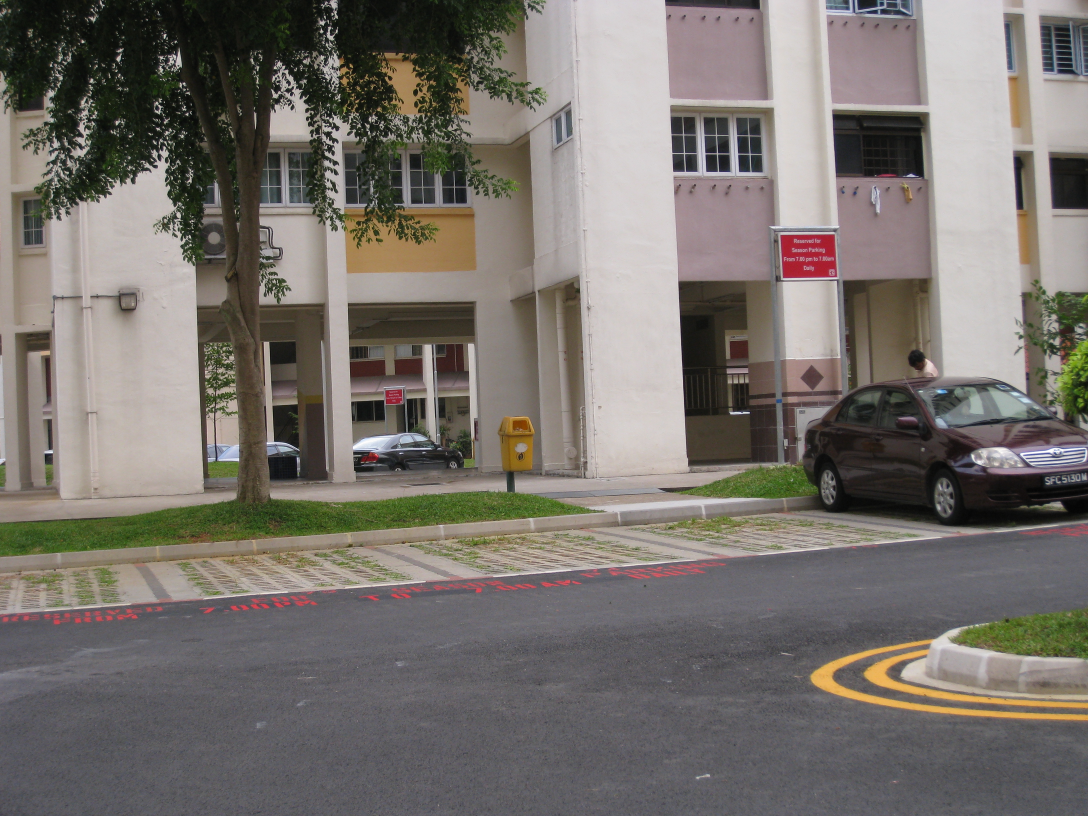
#> input picture A3/Images_Asgnmt3_1/I1/a.JPG, 3264 x 2448 px, found by its file name (shown at 1/3 size)
$ python main1.py
#> lines starting #> are read from the running program, lines starting #| are printed output that depends on the picture
### A3/helper.py
import cv2 as cv
import numpy as np
import sys
import matplotlib.pyplot as plt

# images is a list of numpy arrays, containing images
def keyPoints(images, imagesNames): # add an option to send a list of strings, where keypoints return
    # for every image find keypoint discriptors
    sift = cv.xfeatures2d.SIFT_create()
    imageKeyPoints = {}
    imageDescriptors = {}
    for i in imagesNames:
        img = images[i]

        # finding dicriptors
        img = cv.cvtColor(img, cv.COLOR_BGR2GRAY)
        keyPoints, descriptors = sift.detectAndCompute(img, None)
        imageDescriptors[i] = descriptors
        imageKeyPoints[i] = keyPoints

    # compare each image with every other
    return (imageKeyPoints, imageDescriptors)

# [30 lines left out: function keyPointMatching, not called in this run]

'''
brief:
    find the homography matrix, such that
    list_kp[0], transforms to list_kp[1]
params:
    n is the number of times to repeat ransac
    r is the number of points to approximate H(min 4)
    t is the number of pixels tolerance allowed
    list_kp is [list1, list2] where list1 and list2 contain
        the matched keypoints, on the same index, list1 is [(x1,y1),..]
    Tratio is the ratio of the for which we terminate early.
'''
# [69 lines left out: functions findHomoRanSac, findH_Si, not called in this run]
'''
I assume that i recieve 2 lists
'''
# [13 lines left out: function make_P, not called in this run]

'''
Makes a canvas for the panorama
'''
def createCanvas(img, factor):
    height, width, chnl = img.shape
    return np.zeros((height*factor[0], width*factor[1], chnl), dtype=np.uint16)

'''
brief:
    Draws an image on canvas after transformation with H
params:
    canvas- global canvas we want to draw on.
    img- the image that needs to be transformed
    H- Homography matrix
    offset- The offset list [x, y]
    fill- the number of pixels surrounding need to be filled too
    @param blackPixelPrint when we have a black pixel should we print it or not
'''
# [60 lines left out: functions drawOnCanvas, divideWeight, strip, not called in this run]

# PART 2
#########################################################################################

'''
Quantized is a dict
Quantized['da.jpg']=[imgdpt1, imgdpt2, imgdpt3...]
'''
# [14 lines left out: function Quantize, not called in this run]

'''
Returns a dlevel length dictionary with keys as depthlevel
Works to divide the keypoints in the first image of dimages
'''
# print(keyPointMatchings[0][0])
# sys.exit()
# [19 lines left out: function keypt_divide_depth, not called in this run]

### A3/main1.py
'''
Author: Apoorv Agnihotri

Code samples from:
https://kushalvyas.github.io/stitching.html
'''
import cv2 as cv
import numpy as np
import sys
from helper import *
##########################################################
#Reading files
##########################################################
built_in = False # to switch between built-in or custom
paths = ['I1', 'I4', 'I5']
for pathI in paths:
    path = './Images_Asgnmt3_1/' + pathI + '/'
    imagesNames = ['a.jpg', 'b.jpg', 'c.jpg', 'd.jpg']#, 'e.jpg', 'f.jpg']
    scale = (0.2, 0.2)
    images = {} # will have 3 channel color imgs
    imageNos = len(imagesNames)
    m = 3
    k = 4

    ##########################################################
    #Rescaling
    ##########################################################
    for img in imagesNames:
        print(path + img)
        temp = cv.imread(path + img)
#> temp is the input picture: shape (2448, 3264, 3); mean B, G, R 108.6, 114, 119.4
        temp = cv.resize(temp, None, fx=scale[0], fy=scale[1], interpolation=cv.INTER_CUBIC)
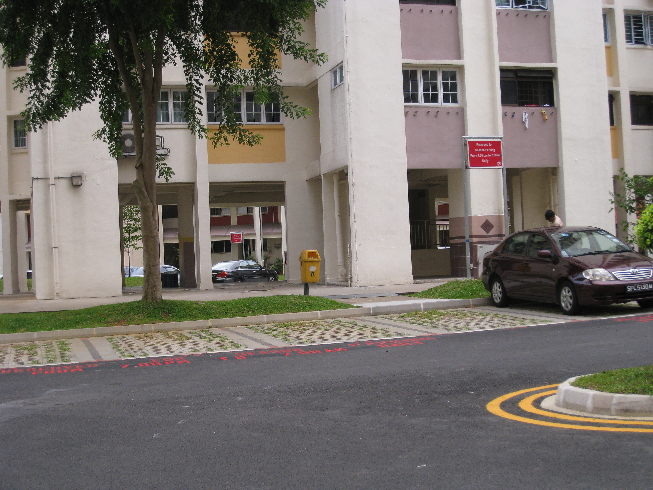
#> temp: shape (490, 653, 3); mean B, G, R 108.6, 113.9, 119.3
        images[img] = temp
    del temp

    ##########################################################
    #Finding KeyPoints and Discriptors
    ##########################################################
    print('finding keypoints and discriptors')
    imageKeyPoints, imageDescriptors = keyPoints(images, imagesNames)
#> the loop in keyPoints, `for i in imagesNames:` made 4 passes
#> pass 1, in keyPoints, `img = cv.cvtColor(img, cv.COLOR_BGR2GRAY)`:
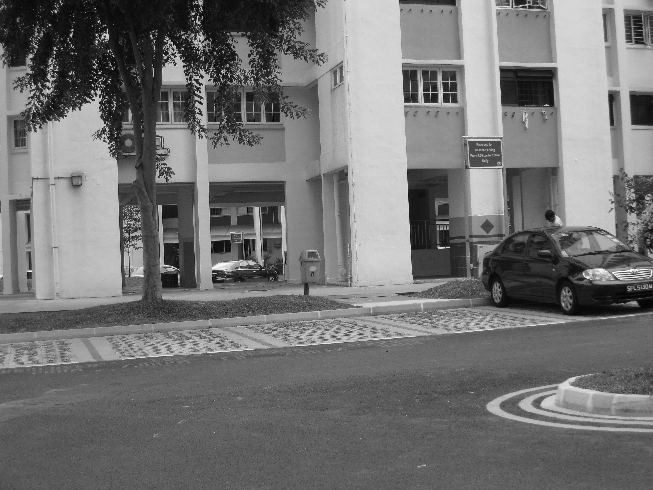
#> img: shape (490, 653); min 0, max 255, mean 114.9
#> pass 2, in keyPoints, `img = images[i]`:
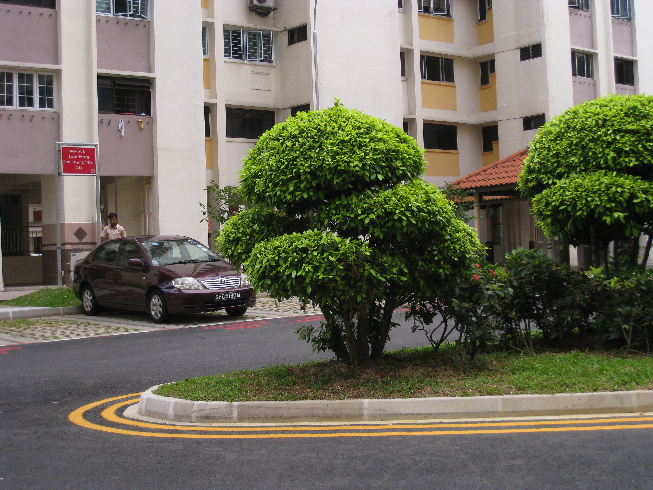
#> img: shape (490, 653, 3); mean of channels 0, 1, 2 91.2, 106.4, 108.9; drawn as B, G, R
#> pass 2, in keyPoints, `img = cv.cvtColor(img, cv.COLOR_BGR2GRAY)`:
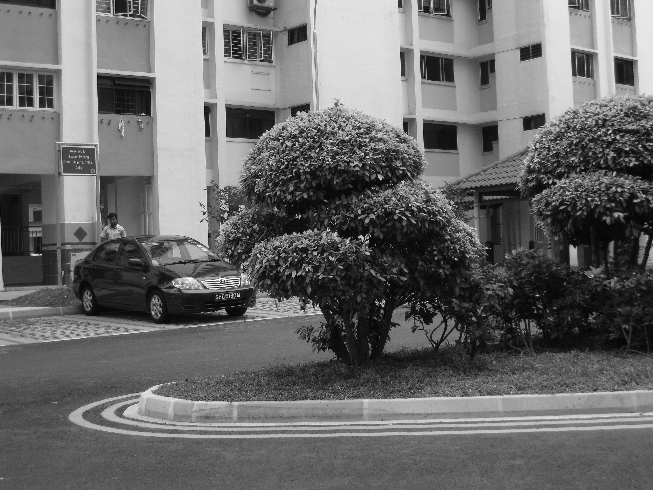
#> img: shape (490, 653); min 0, max 255, mean 105.4
#> pass 3, in keyPoints, `img = images[i]`:
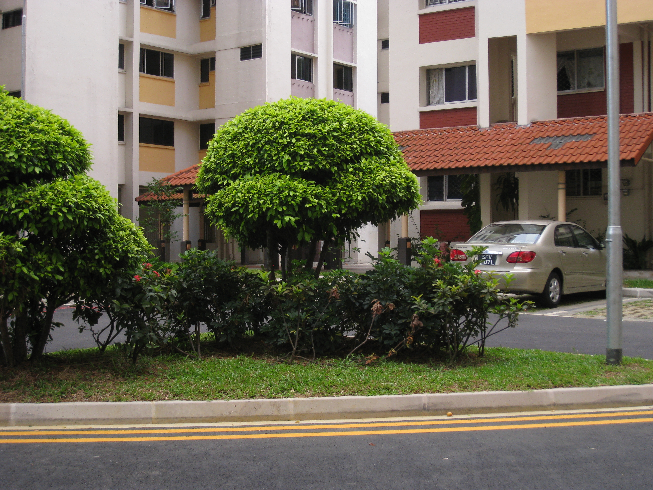
#> img: shape (490, 653, 3); mean of channels 0, 1, 2 83.9, 102.4, 106.6; drawn as B, G, R
#> after the loop in keyPoints, `for i in imagesNames:`:
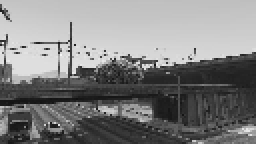
#> img: shape (72, 128) (shown 2 times larger); min 16, max 247, mean 129.4
#> after the loop in keyPoints, `for i in imagesNames:`: imageDescriptors = 4 items
#> imageKeyPoints = 4 items; imageDescriptors = 4 items
    print('done keypoints and discriptors')
    # retured dictionaries with keys as imageNames

    ##########################################################
    #Finding matchings for best 'm' matching images for each image
    ##########################################################
    print('finding keymatches')
    lowsR = 0.85 # low's ratio
    goodMatchings={}
    for i in range(imageNos-1):
        imgA = imagesNames[i]
        imgB = imagesNames[i+1]
#> (the run stopped early here; a loop or call above may not have finished)

$ run again, with A3/Images_Asgnmt3_1/I1/e.JPG copied over A3/Images_Asgnmt3_1/I1/a.JPG
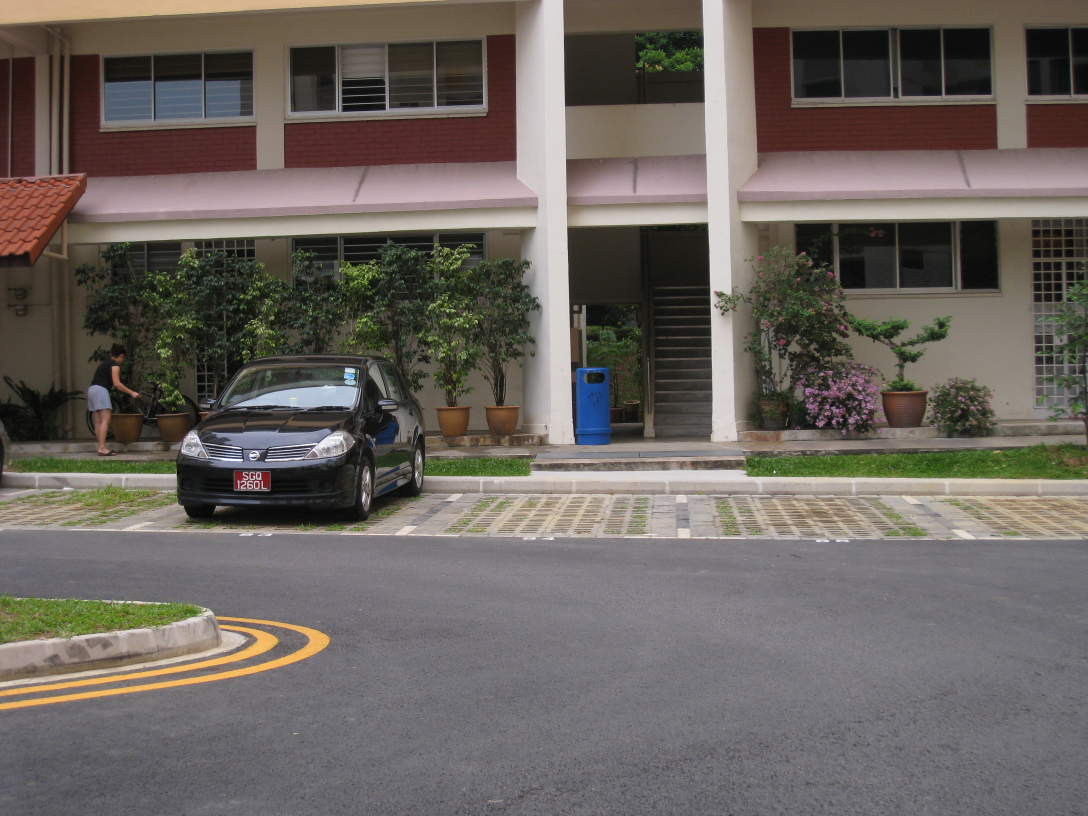
#> input picture A3/Images_Asgnmt3_1/I1/e.JPG, 3264 x 2448 px, found by its file name (shown at 1/3 size)
#> temp is the input picture: shape (2448, 3264, 3); mean B, G, R 95.2, 100.3, 106.9
#> `temp = cv.resize(temp, None, fx=scale[0], fy=scale[1], interpolation=c..`:
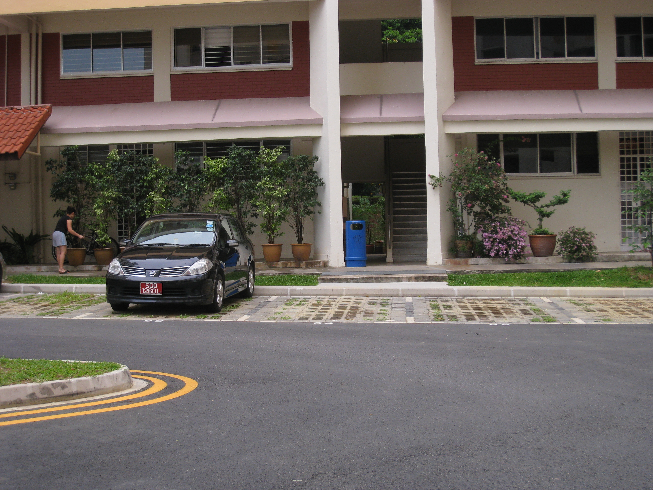
#> temp: shape (490, 653, 3); mean B, G, R 95.2, 100.3, 106.9
#> the loop in keyPoints, `for i in imagesNames:` made 4 passes
#> pass 1, in keyPoints, `img = cv.cvtColor(img, cv.COLOR_BGR2GRAY)`:
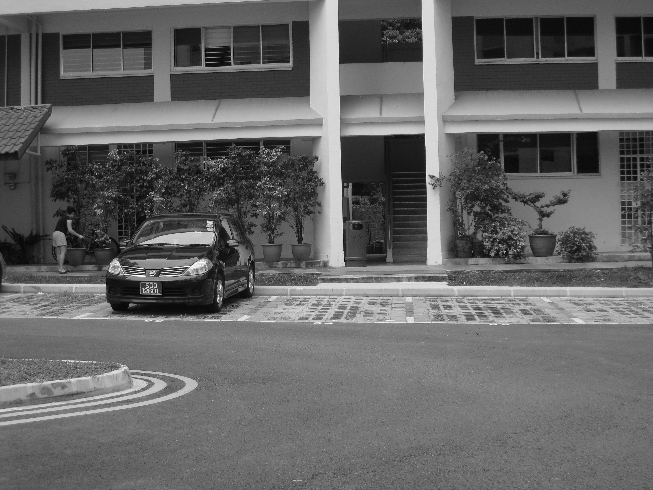
#> img: shape (490, 653); min 0, max 255, mean 101.7
#> after the loop in keyPoints, `for i in imagesNames:`: imageDescriptors = 4 items

$ run again, with A3/Images_Asgnmt3_1/I1/f.JPG copied over A3/Images_Asgnmt3_1/I1/a.JPG
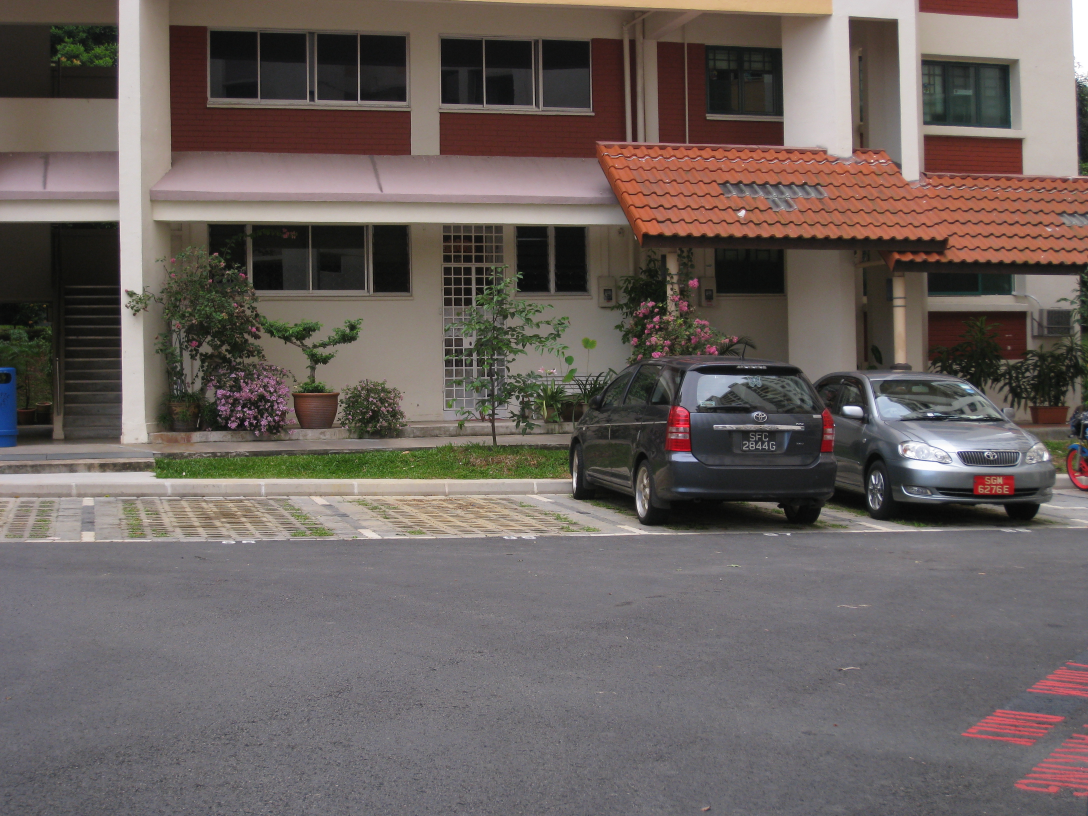
#> input picture A3/Images_Asgnmt3_1/I1/f.JPG, 3264 x 2448 px, found by its file name (shown at 1/3 size)
#> temp is the input picture: shape (2448, 3264, 3); mean B, G, R 94.6, 98, 107.2
#> `temp = cv.resize(temp, None, fx=scale[0], fy=scale[1], interpolation=c..`:
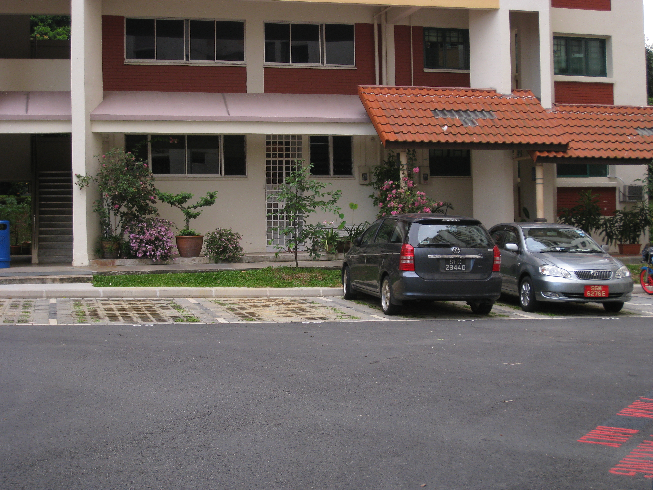
#> temp: shape (490, 653, 3); mean B, G, R 94.5, 97.9, 107.1
#> the loop in keyPoints, `for i in imagesNames:` made 4 passes
#> pass 1, in keyPoints, `img = cv.cvtColor(img, cv.COLOR_BGR2GRAY)`:
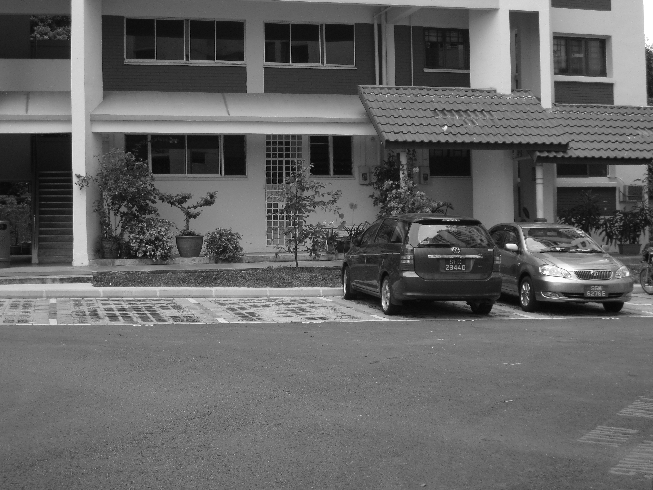
#> img: shape (490, 653); min 1, max 255, mean 100.3
#> after the loop in keyPoints, `for i in imagesNames:`: imageDescriptors = 4 items

$ run again, with A3/RGBD dataset/da.jpg copied over A3/Images_Asgnmt3_1/I1/a.JPG
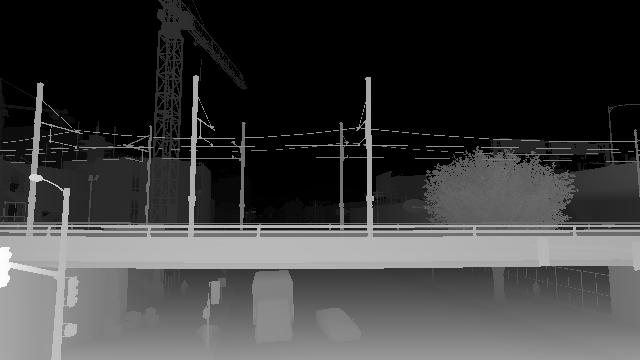
#> input picture A3/RGBD dataset/da.jpg, 640 x 360 px, found by its file name
#> temp is the input picture: shape (360, 640, 3); min 0, max 255, mean 62.3
#> `temp = cv.resize(temp, None, fx=scale[0], fy=scale[1], interpolation=c..`:
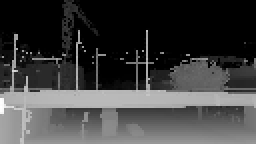
#> temp: shape (72, 128, 3) (shown 2 times larger); min 0, max 254, mean 63.5
#> after the loop in keyPoints, `for i in imagesNames:`: imageDescriptors = 4 items
